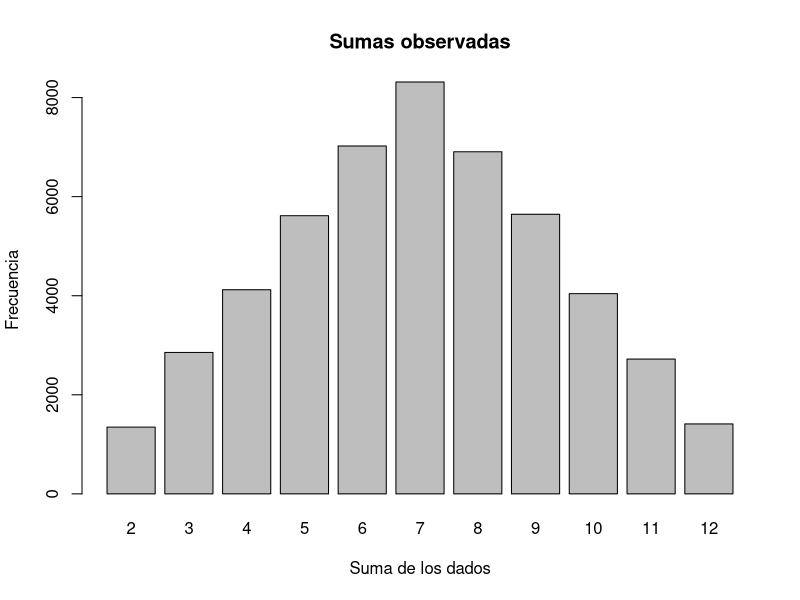

Source code (R):
#Ejercicio 3: Considere el experimento de lanzar dos dados justos y analizar la distribución de la suma de sus 
#resultados.

#Dado 1 (solo representación)
dado_1 <- c(1:6)

#Dado 2 (solo representación)
dado_2 <- c(1:6)

#literal a)
set.seed(123)
n <- 50000

#suma
suma <- numeric(n)

for (i in 1:n){
    suma[i] <- sum(sample(1:6, size = 2, replace = TRUE))
}  

cat("Suma primera tirada:", suma[1], "\n")

cat("Suma quinta tirada:", suma[5], "\n")

#b)

frecuencia_ab <- table(suma)
frecuencia_ac <- cumsum(frecuencia_ab)
frecuencia_rel <- frecuencia_ab / n
frecuencia_porcentual <- frecuencia_rel * 100
frecuencia_rel_acum <- cumsum(frecuencia_rel)

tabla_frecuencias <- data.frame(
    Suma = as.numeric(names(frecuencia_ab)),
    Frecuencia = as.numeric(frecuencia_ab),
    Frecuencia_Acumulada = as.numeric(frecuencia_ac),
    Frecuencia_Relativa = as.numeric(frecuencia_rel),
    Frecuencia_Porcentual = as.numeric(frecuencia_porcentual),
    Frecuencia_Relativa_Acumulada = as.numeric(frecuencia_rel_acum)
)

print (tabla_frecuencias, row.names = FALSE)

#c)

barplot(
    frecuencia_ab,
    main = "Sumas observadas",
    xlab = "Suma de los dados",
    ylab = "Frecuencia"
)

#d)
prob <- numeric(12)
for (i in 1:6){
    for (j in 1:6){
        prob[i + j] <- prob[i + j] + 1
    }  
}  

for (i in 2:12){
    prob[i] <- prob[i] / 36
}  

tabla_comparativa <- data.frame(
  Suma = 2:12,
  Observada = as.numeric(table(factor(suma, levels = 2:12))) / n,
  Teorica = prob[2:12]
)

print(tabla_comparativa, row.names = FALSE)
